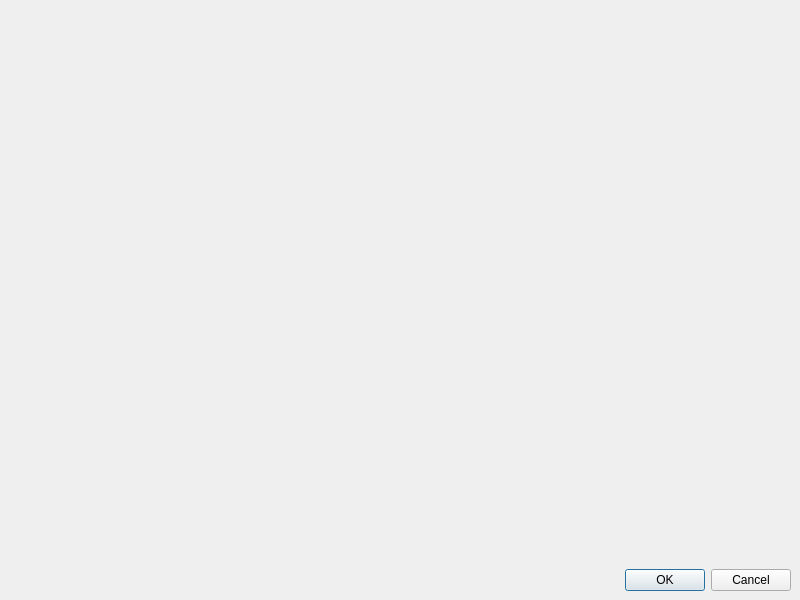
<?xml version="1.0" encoding="UTF-8"?>
<ui version="4.0">
 <class>Graphique</class>
 <widget class="QMainWindow" name="Graphique">
  <property name="geometry">
   <rect>
    <x>0</x>
    <y>0</y>
    <width>800</width>
    <height>600</height>
   </rect>
  </property>
  <property name="windowTitle">
   <string>Graphique donnees</string>
  </property>
  <widget class="QWidget" name="centralWidget">
   <layout class="QGridLayout" name="gridLayout">
    <item row="0" column="0">
     <layout class="QVBoxLayout" name="verticalLayout">
      <item>
       <widget class="matplotlibWidget" name="graphique" native="true"/>
      </item>
      <item>
       <widget class="QDialogButtonBox" name="buttonBox">
        <property name="standardButtons">
         <set>QDialogButtonBox::Cancel|QDialogButtonBox::Ok</set>
        </property>
       </widget>
      </item>
     </layout>
    </item>
   </layout>
  </widget>
 </widget>
 <customwidgets>
  <customwidget>
   <class>matplotlibWidget</class>
   <extends>QWidget</extends>
   <header>matplotlibwidgetFile</header>
   <container>1</container>
  </customwidget>
 </customwidgets>
 <resources/>
 <connections/>
</ui>
